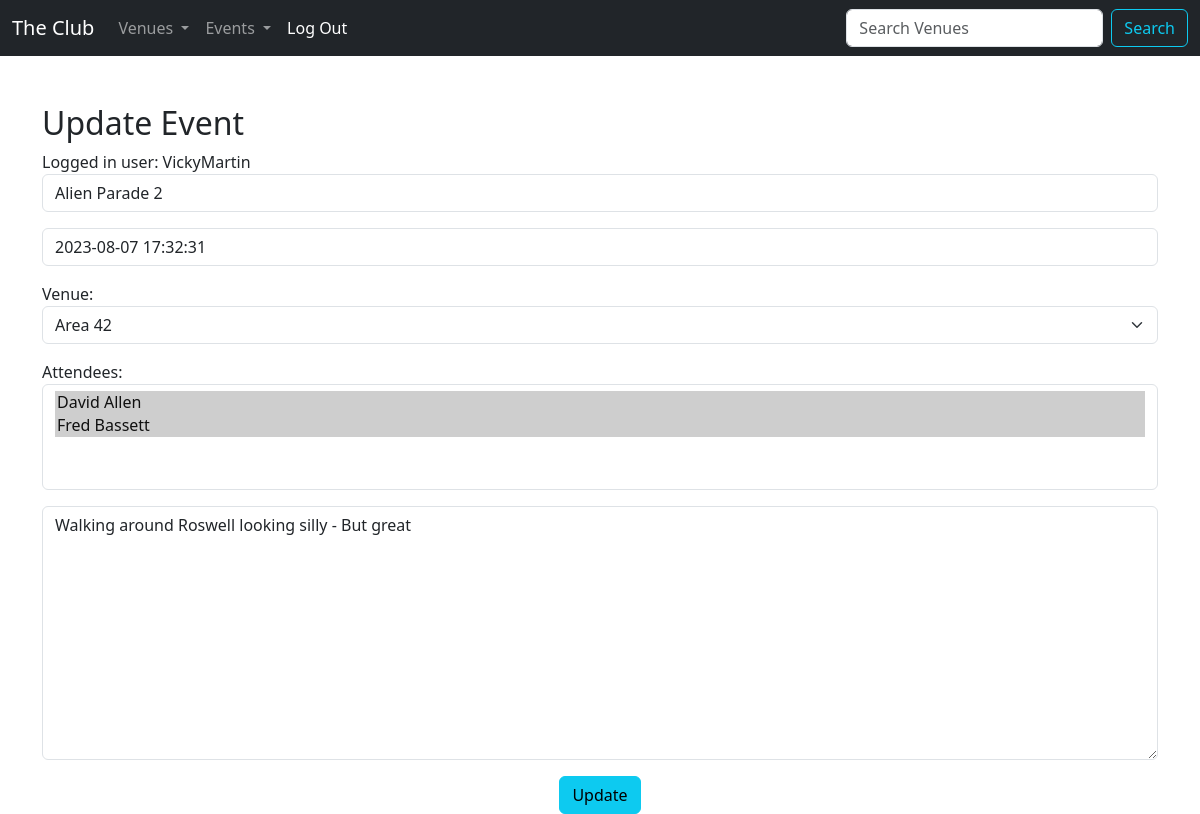
Before: /update_event/1 (signed in) with the older database file.
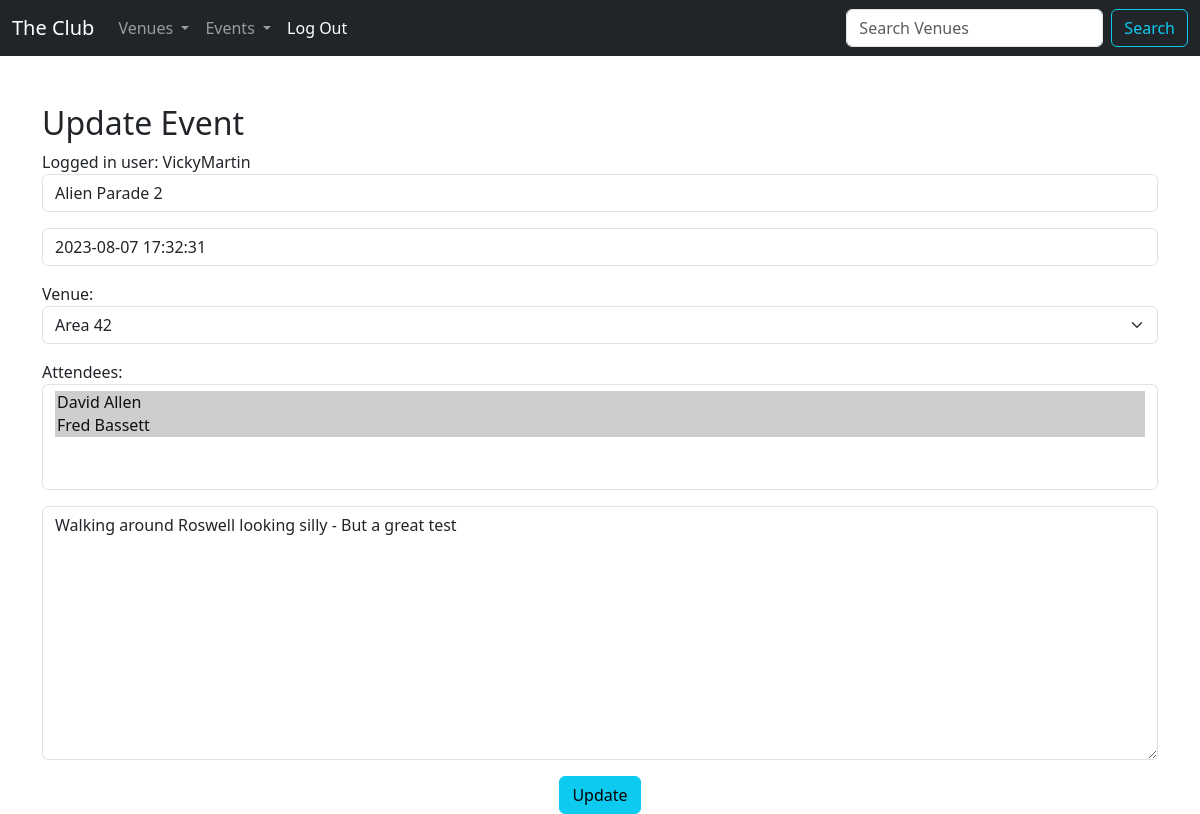
After: the same page with the newer database file.
### events/models.py (models this page shows, shortened)
class Event(models.Model):
    name = models.CharField("Event Name", max_length=120)
    event_date = models.DateTimeField("Event Date")
    venue = models.ForeignKey(Venue, blank=True, null=True, on_delete=models.CASCADE)
    manager = models.ForeignKey(User, blank=True, null=True, on_delete=models.SET_NULL)
    description = models.TextField(blank=True)
    attendees = models.ManyToManyField(MyClubUser, blank=True)
    approved = models.BooleanField("Approved", default=False)

class Venue(models.Model):
    name = models.CharField("Venue Name", max_length=120)
    address = models.CharField(max_length=300)
    zip_code = models.CharField("Zip Code", max_length=15)
    phone = models.CharField("Contact Phone", max_length=25, blank=True)
    web = models.URLField("Website Address", blank=True)
    email_address = models.EmailField("Email Address", blank=True)
    owner = models.IntegerField("Venue Owner", blank=False, default=1)
    venue_image = models.ImageField(null=True, blank=True, upload_to="images/")
    def __str__(self):
        return self.name

### events/views.py (the view)
# urls.py: path("update_event/<event_id>", views.update_event, name="update-event"),
def update_event(request, event_id):
    event = Event.objects.get(pk=event_id)
    if request.user.is_superuser:
        form = EventFormAdmin(request.POST or None, instance=event)
    else:
        form = EventForm(request.POST or None, instance=event)
    if form.is_valid():
        form.save()
        return redirect("list-events")
    return render(request, "events/update_event.html", {"event": event, "form": form})

### events/forms.py
class EventForm(ModelForm):
    class Meta:
        model = Event
        fields = (
            "name",
            "event_date",
            "venue",
            "attendees",
            "description",
        )
        labels = {
            "name": "",
            "event_date": "",
            "venue": "Venue",
            "attendees": "Attendees",
            "description": "",
        }
        widgets = {
            "name": forms.TextInput(
                attrs={"class": "form-control", "placeholder": "Name of the Event"}
            ),
            "event_date": forms.TextInput(
                attrs={"class": "form-control", "placeholder": "Date of Event"}
            ),
            "venue": forms.Select(
                attrs={"class": "form-select", "placeholder": "Venue"}
            ),
            "attendees": forms.SelectMultiple(
                attrs={
                    "class": "form-control",
                    "placeholder": "Attendees",
                }
            ),
            "description": forms.Textarea(
                attrs={"class": "form-control", "placeholder": "Description"}
            ),
        }

### events/templates/events/update_event.html (shortened to what this page needs)
{% extends 'events/base.html' %}
{% block content %}
  {% if user.is_authenticated %}
    {% if user == event.manager %}
      <br><br>
      <h2>Update Event</h2>
      Logged in user: {{ user }}
      <br/>
      <form action="" method="POST">
        {{ form.as_p }}
        <center>
          <input type="submit" value="Update" class="btn btn-info">
        </center>
      </form>
    {% else %}
      <h2>Access Denied</h2>
      <p>Only the event manager can alter the event</p>
    </center>
    {% endif %}
  {% else %}
    <h2>You have to be logged in to Update Events</h2>
    <a class="btn btn-info" href="{% url 'login' %}">Log in Here</a>
  {% endif %}
{% endblock %}

Changed rows visible on the page:
changed Event "Area 42": description "Walking around Roswell looking silly - But great" → "Walking around Roswell looking silly - But a great test"
